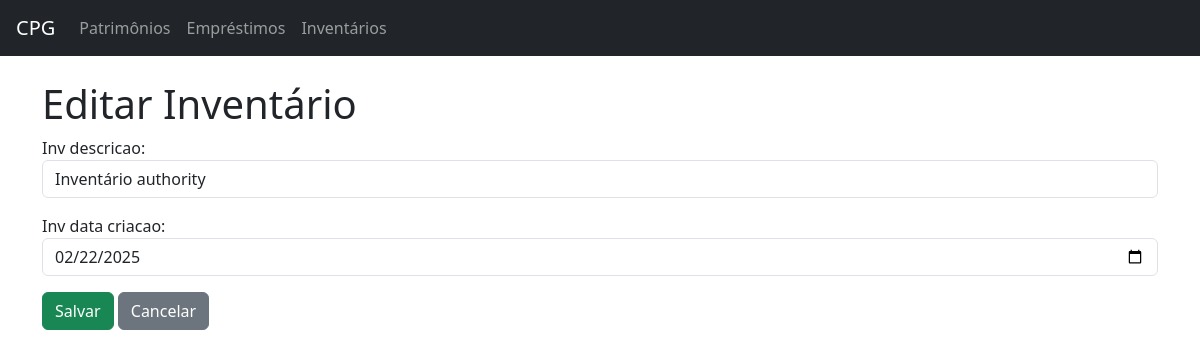
/sistema/inventarios/1/editar/, run on an earlier commit of the app's database.
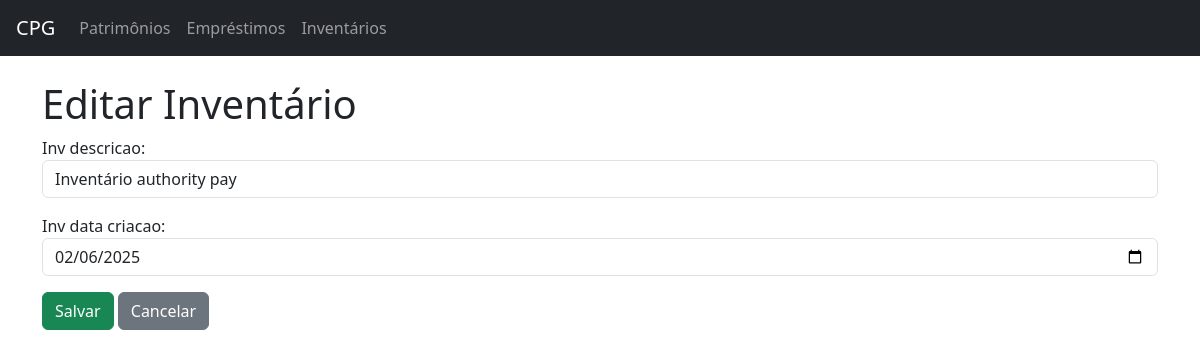
And on a later commit of the database.
### patrimonio/models.py (models this page shows, shortened)
class Inventario(models.Model):
    inv_descricao = models.CharField(max_length=255)
    inv_data_criacao = models.DateField()

### patrimonio/views.py (the view)
# urls.py: path('inventarios/<int:id>/editar/', views.editar_inventario, name='editar_inventario'),
def editar_inventario(request, id):
    inventario = get_object_or_404(Inventario, id=id)
    if request.method == 'POST':
        form = InventarioForm(request.POST, instance=inventario)
        if form.is_valid():
            form.save()
            return redirect('listar_inventarios')
    else:
        form = InventarioForm(instance=inventario)
    return render(request, 'inventarios/editar_inventario.html', {'form': form, 'inventario': inventario})

### patrimonio/forms.py
class InventarioForm(forms.ModelForm):
    class Meta:
        model = Inventario
        fields = '__all__'
        widgets = {
            'inv_descricao': forms.TextInput(attrs={'class': 'form-control'}),
            'inv_data_criacao': forms.DateInput(attrs={'class': 'form-control', 'type': 'date'}),
        }

### patrimonio/templates/inventarios/editar_inventario.html (shortened to what this page needs)
{% extends 'inventarios/base.html' %}
{% block content %}
<h1>Editar Inventário</h1>
<form method="post">
    {{ form.as_p }}
    <button type="submit" class="btn btn-success">Salvar</button>
    <a href="{% url 'listar_inventarios' %}" class="btn btn-secondary">Cancelar</a>
</form>
{% endblock %}

What changed in the data, as far as the page shows it:
changed Inventario: inv_descricao "Inventário authority" → "Inventário authority pay"; inv_data_criacao "02/22/2025" → "02/06/2025"
